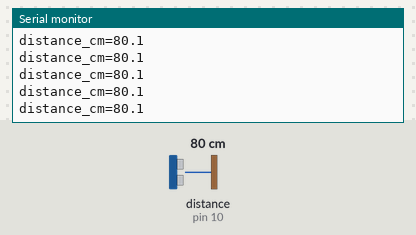
Bench run of a sketch on a simulated Arduino Uno, built with avr-gcc and run on an emulated ATmega328P. Shown: the last lines printed to the serial monitor. Wiring (from diagram.json): ultrasonic range finder: trigger pin 9; echo pin 10. The test bench sets the inputs (shaded band); at power-on: distance to the obstacle (sensor on pin 10) 80 cm. The echo pulse lasts 58.3 µs per cm.

Above: at 1.2 s.
1.3 s: distance to the obstacle (sensor on pin 10) set to 2 cm
At 1.37 s:
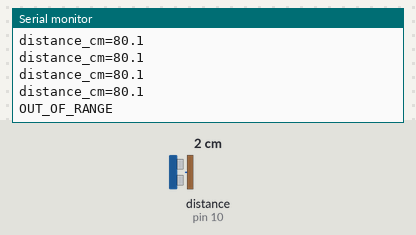
3.0 s: distance to the obstacle (sensor on pin 10) set to 4 cm
At 3.09 s:
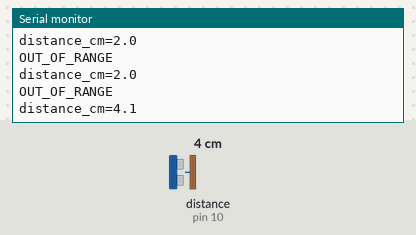
Timing chart, 0 to 6.0 s (numbered marks = the images above; inputs shaded):
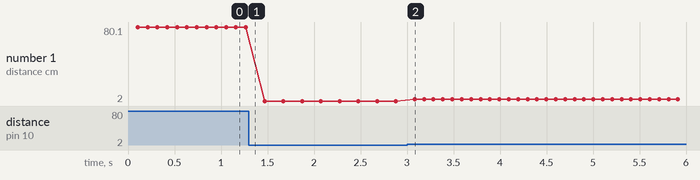

The sketch:

sketch.ino
```cpp
const byte TRIG_PIN = 9;
const byte ECHO_PIN = 10;
const unsigned long ECHO_TIMEOUT_US = 30000UL;
const unsigned long MEASURE_MS = 100;
const float US_PER_CM = 58.0f;
const float MIN_CM = 2.0f;
const float MAX_CM = 400.0f;

void setup() {
  pinMode(TRIG_PIN, OUTPUT);
  pinMode(ECHO_PIN, INPUT);
  digitalWrite(TRIG_PIN, LOW);
  Serial.begin(9600);
}

void loop() {
  delay(MEASURE_MS);
  digitalWrite(TRIG_PIN, LOW);
  delayMicroseconds(2);
  digitalWrite(TRIG_PIN, HIGH);
  delayMicroseconds(10);
  digitalWrite(TRIG_PIN, LOW);
  unsigned long echoUs = pulseIn(ECHO_PIN, HIGH, ECHO_TIMEOUT_US);
  if (echoUs == 0) {
    Serial.println("NO_ECHO");
    return;
  }
  float cm = echoUs / US_PER_CM;
  if (cm < MIN_CM || cm > MAX_CM) {
    Serial.println("OUT_OF_RANGE");
    return;
  }
  Serial.print("distance_cm=");
  Serial.println(cm, 1);
}
```

Measured:
- after the input at 1.3 s, the serial monitor: prints a new line after 0.07 s (image 1)
- after the input at 3.0 s, the serial monitor: prints a new line after 0.08 s (image 2)
- plotted number 1: 80.1 → 2 after the input at 1.3 s, 2 → 3.7 after the input at 3.0 s
